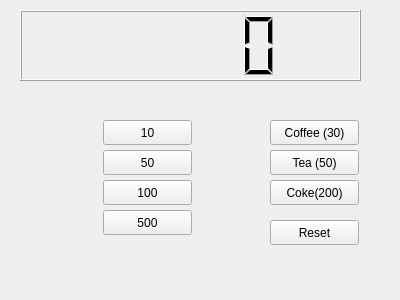
<?xml version="1.0" encoding="UTF-8"?>
<ui version="4.0">
 <class>Widget</class>
 <widget class="QWidget" name="Widget">
  <property name="enabled">
   <bool>true</bool>
  </property>
  <property name="geometry">
   <rect>
    <x>0</x>
    <y>0</y>
    <width>400</width>
    <height>300</height>
   </rect>
  </property>
  <property name="windowTitle">
   <string>Widget</string>
  </property>
  <widget class="QLCDNumber" name="lcdNumber">
   <property name="geometry">
    <rect>
     <x>20</x>
     <y>10</y>
     <width>341</width>
     <height>71</height>
    </rect>
   </property>
  </widget>
  <widget class="QPushButton" name="pb10">
   <property name="geometry">
    <rect>
     <x>103</x>
     <y>120</y>
     <width>89</width>
     <height>25</height>
    </rect>
   </property>
   <property name="text">
    <string>10</string>
   </property>
  </widget>
  <widget class="QPushButton" name="pb500">
   <property name="geometry">
    <rect>
     <x>103</x>
     <y>210</y>
     <width>89</width>
     <height>25</height>
    </rect>
   </property>
   <property name="text">
    <string>500</string>
   </property>
  </widget>
  <widget class="QPushButton" name="pb100">
   <property name="geometry">
    <rect>
     <x>103</x>
     <y>180</y>
     <width>89</width>
     <height>25</height>
    </rect>
   </property>
   <property name="text">
    <string>100</string>
   </property>
  </widget>
  <widget class="QPushButton" name="pb50">
   <property name="geometry">
    <rect>
     <x>103</x>
     <y>150</y>
     <width>89</width>
     <height>25</height>
    </rect>
   </property>
   <property name="text">
    <string>50</string>
   </property>
  </widget>
  <widget class="QPushButton" name="pbTea">
   <property name="geometry">
    <rect>
     <x>270</x>
     <y>150</y>
     <width>89</width>
     <height>25</height>
    </rect>
   </property>
   <property name="text">
    <string>Tea (50)</string>
   </property>
  </widget>
  <widget class="QPushButton" name="pbCoke">
   <property name="geometry">
    <rect>
     <x>270</x>
     <y>180</y>
     <width>89</width>
     <height>25</height>
    </rect>
   </property>
   <property name="text">
    <string>Coke(200)</string>
   </property>
  </widget>
  <widget class="QPushButton" name="pbCoffee">
   <property name="geometry">
    <rect>
     <x>270</x>
     <y>120</y>
     <width>89</width>
     <height>25</height>
    </rect>
   </property>
   <property name="text">
    <string>Coffee (30)</string>
   </property>
  </widget>
  <widget class="QPushButton" name="pbReset">
   <property name="geometry">
    <rect>
     <x>270</x>
     <y>220</y>
     <width>89</width>
     <height>25</height>
    </rect>
   </property>
   <property name="text">
    <string>Reset</string>
   </property>
  </widget>
 </widget>
 <layoutdefault spacing="6" margin="11"/>
 <resources/>
 <connections/>
</ui>
